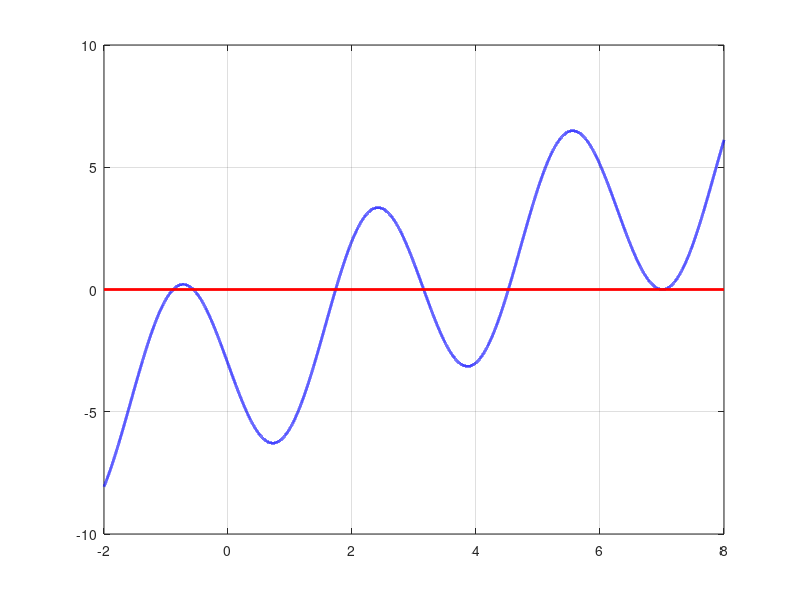

The MATLAB source for this figure: (Note: this script raises an error after producing the figure.)
format long;

clc

x = [-2:1/10000:8];

f = @(x) x - 4 * sin(2 * x) - 3 - 3 / 80;
y = f(x);

plot(x, y, 'b', 'LineWidth', 2);
hold on;
grid on;
plot(xlim, [0 0], 'r', 'LineWidth', 2);
hold on;
x_z = [];

for x_g = x
    zero = fzero(f, x_g);
    x_z = [x_z zero];
end

plot(x_z, zeros(size(x_z)), 'ro', 'MarkerSize', 50);

hold off;